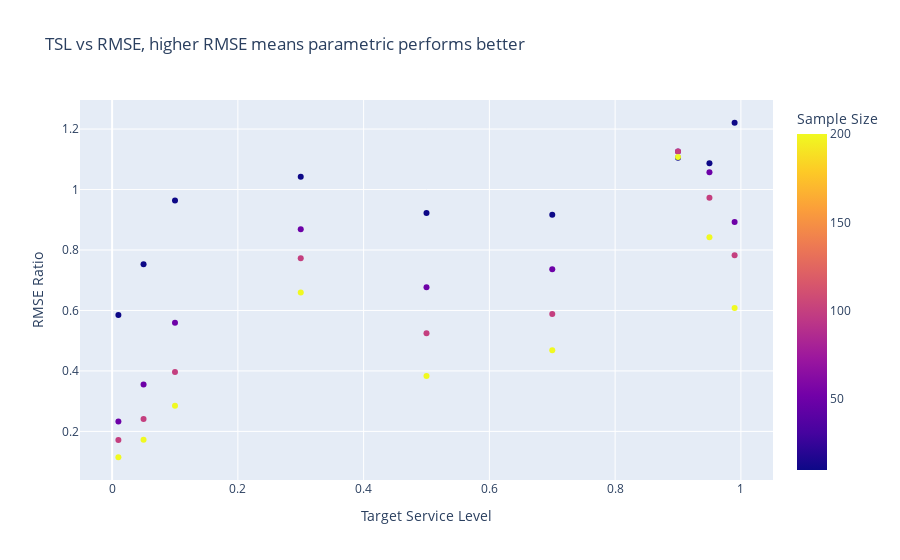
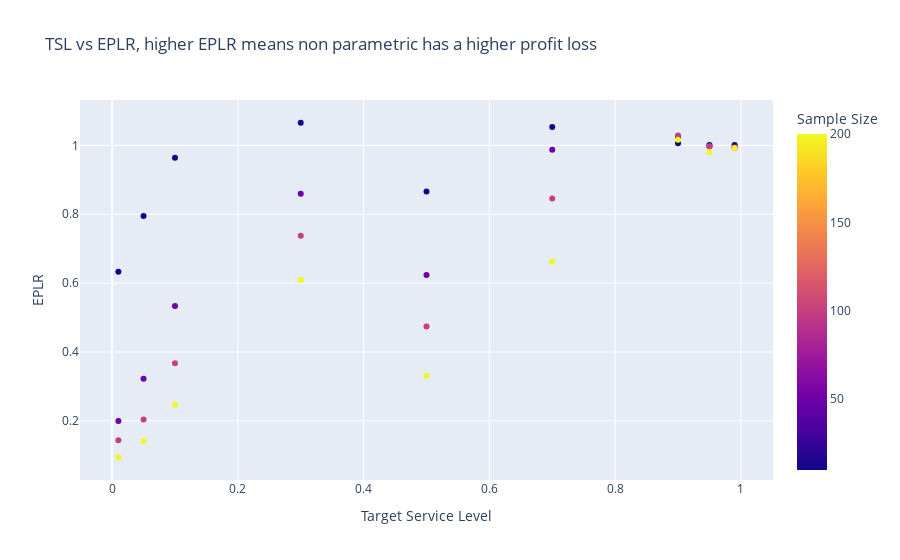

Here is the notebook cell these charts were saved with, in order:
### Markdown cell above
Graph data with colours!!!

### Code cell
import plotly.express as px
fig = px.scatter(df, x='Target Service Level', y='RMSE Ratio', color="Sample Size", title="TSL vs RMSE, higher RMSE means parametric performs better")
fig.show()

fig = px.scatter(df, x='Target Service Level', y='EPLR', color="Sample Size", title="TSL vs EPLR, higher EPLR means non parametric has a higher profit loss")
fig.show()

#fig = px.scatter(df, x='Target Service Level', y='RMSE Ratio', color="Sample Size", title="TSL vs RMSE, higher RMSE means parametric performs better")
#fig.show()

### Figure 1 — Plotly figure (JSON) as saved in the notebook; plotly's stock layout.template omitted (floating-point values rounded to 4 significant figures)
{"data": [{"hovertemplate": "Target Service Level=%{x}<br>RMSE Ratio=%{y}<br>Sample Size=%{marker.color}<extra></extra>", "legendgroup": "", "marker": {"color": [10, 50, 100, 200, 10, 50, 100, 200, 10, 50, 100, 200, 10, 50, 100, 200, 10, 50, 100, 200, 10, 50, 100, 200, 10, 50, 100, 200, 10, 50, 100, 200, 10, 50, 100, 200], "coloraxis": "coloraxis", "symbol": "circle"}, "mode": "markers", "name": "", "orientation": "v", "showlegend": false, "type": "scatter", "x": [0.01, 0.01, 0.01, 0.01, 0.05, 0.05, 0.05, 0.05, 0.1, 0.1, 0.1, 0.1, 0.3, 0.3, 0.3, 0.3, 0.5, 0.5, 0.5, 0.5, 0.7, 0.7, 0.7, 0.7, 0.9, 0.9, 0.9, 0.9, 0.95, 0.95, 0.95, 0.95, 0.99, 0.99, 0.99, 0.99], "xaxis": "x", "y": [0.5849, 0.2329, 0.1712, 0.1144, 0.7527, 0.3547, 0.2408, 0.172, 0.9637, 0.5597, 0.3968, 0.2844, 1.042, 0.869, 0.773, 0.6592, 0.9222, 0.6769, 0.5248, 0.3831, 0.9163, 0.7366, 0.5885, 0.4686, 1.106, 1.126, 1.126, 1.107, 1.087, 1.057, 0.9731, 0.842, 1.221, 0.8923, 0.7826, 0.6082], "yaxis": "y"}], "layout": {"coloraxis": {"colorbar": {"title": {"text": "Sample Size"}}, "colorscale": [[0, "#0d0887"], [0.1111, "#46039f"], [0.2222, "#7201a8"], [0.3333, "#9c179e"], [0.4444, "#bd3786"], [0.5556, "#d8576b"], [0.6667, "#ed7953"], [0.7778, "#fb9f3a"], [0.8889, "#fdca26"], [1, "#f0f921"]]}, "legend": {"tracegroupgap": 0}, "title": {"text": "TSL vs RMSE, higher RMSE means parametric performs better"}, "xaxis": {"anchor": "y", "domain": [0, 1], "title": {"text": "Target Service Level"}}, "yaxis": {"anchor": "x", "domain": [0, 1], "title": {"text": "RMSE Ratio"}}}}

### Figure 2 — Plotly figure (JSON) as saved in the notebook; plotly's stock layout.template omitted (floating-point values rounded to 4 significant figures)
{"data": [{"hovertemplate": "Target Service Level=%{x}<br>EPLR=%{y}<br>Sample Size=%{marker.color}<extra></extra>", "legendgroup": "", "marker": {"color": [10, 50, 100, 200, 10, 50, 100, 200, 10, 50, 100, 200, 10, 50, 100, 200, 10, 50, 100, 200, 10, 50, 100, 200, 10, 50, 100, 200, 10, 50, 100, 200, 10, 50, 100, 200], "coloraxis": "coloraxis", "symbol": "circle"}, "mode": "markers", "name": "", "orientation": "v", "showlegend": false, "type": "scatter", "x": [0.01, 0.01, 0.01, 0.01, 0.05, 0.05, 0.05, 0.05, 0.1, 0.1, 0.1, 0.1, 0.3, 0.3, 0.3, 0.3, 0.5, 0.5, 0.5, 0.5, 0.7, 0.7, 0.7, 0.7, 0.9, 0.9, 0.9, 0.9, 0.95, 0.95, 0.95, 0.95, 0.99, 0.99, 0.99, 0.99], "xaxis": "x", "y": [0.6334, 0.1998, 0.1438, 0.09455, 0.7951, 0.3221, 0.2043, 0.1421, 0.9639, 0.5337, 0.3671, 0.2472, 1.066, 0.8599, 0.7374, 0.609, 0.8662, 0.6236, 0.474, 0.3313, 1.053, 0.9874, 0.8461, 0.6632, 1.006, 1.024, 1.029, 1.017, 1.001, 0.9978, 0.9971, 0.9798, 1.001, 0.9959, 0.9924, 0.9922], "yaxis": "y"}], "layout": {"coloraxis": {"colorbar": {"title": {"text": "Sample Size"}}, "colorscale": [[0, "#0d0887"], [0.1111, "#46039f"], [0.2222, "#7201a8"], [0.3333, "#9c179e"], [0.4444, "#bd3786"], [0.5556, "#d8576b"], [0.6667, "#ed7953"], [0.7778, "#fb9f3a"], [0.8889, "#fdca26"], [1, "#f0f921"]]}, "legend": {"tracegroupgap": 0}, "title": {"text": "TSL vs EPLR, higher EPLR means non parametric has a higher profit loss"}, "xaxis": {"anchor": "y", "domain": [0, 1], "title": {"text": "Target Service Level"}}, "yaxis": {"anchor": "x", "domain": [0, 1], "title": {"text": "EPLR"}}}}
